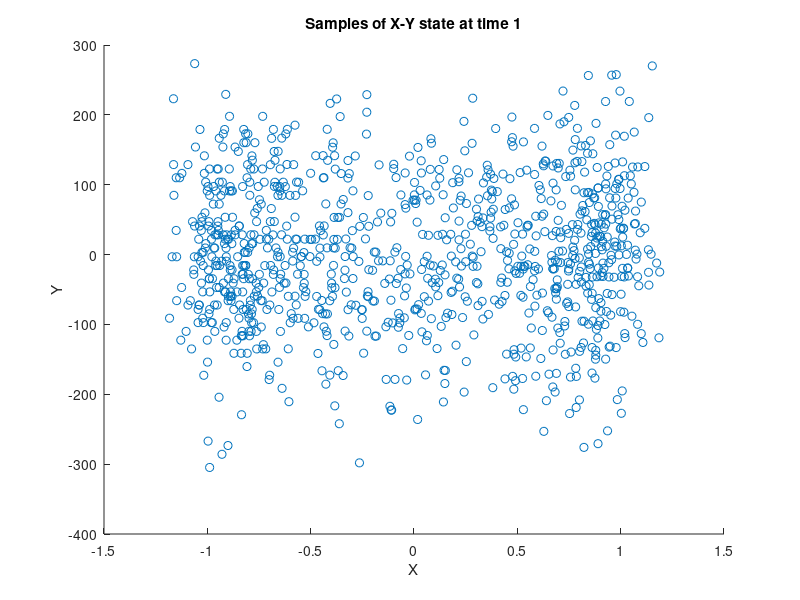

Write MATLAB code to recreate this figure.
% Given mean and covariance
mean_initial = [0; 0; 0];
covariance_initial = [0.01 0 0; 0 10000 10000; 0 10000 10000];

% Generate samples from the Gaussian distribution
initial_samples = mvnrnd(mean_initial, covariance_initial, 1000);
% Given time step
delta_t = 1; % Assume distance covered in one time step is 1

% Initialize array to store propagated states
propagated_states = zeros(1000, 3);

% Propagate each sample according to the motion equation
for i = 1:1000
    x_k = initial_samples(i, 1);
    y_k = initial_samples(i, 2);
    theta_k = initial_samples(i, 3);
    
    x_k1 = x_k + delta_t * cos(theta_k);
    y_k1 = y_k + delta_t * sin(theta_k);
    
    propagated_states(i, :) = [x_k1, y_k1, theta_k];
end
% Plot x-y state samples at time 1
scatter(propagated_states(:, 1), propagated_states(:, 2));
xlabel('X');
ylabel('Y');
title('Samples of X-Y state at time 1');
